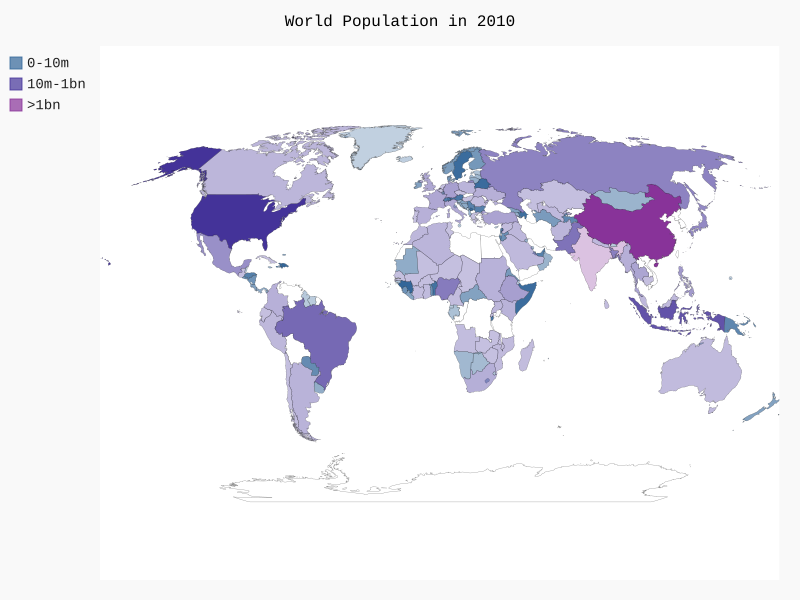

This figure's Python source:
import json
from country_codes import get_country_code
import pygal
from pygal.style import RotateStyle

#Let's make an interactive population map!

filepath = 'Desktop/Coding_Projects/Data_Visualization/population_data.json'
with open(filepath) as f:
    pop_data = json.load(f)
#This will be our population data. But we can't just use it raw like this
cc_populations = {}
#This will be the main dictionary in which country codes and pops are stored
for pop_dict in pop_data:
    if pop_dict['Year'] == '2010':
        country_name = pop_dict['Country Name']
        pop = int(float(pop_dict['Value']))
#float() converts strings to decimals, int() converts the decimal to an interger
#We do this to avoid any errors down the line when pops are stored inconsitantly
        print('Population in 2010: ' + country_name + ': ' + str(pop))
#We've worked with json in the past, but never with a file as large as this one
#population_data.json is essentially a big list of dicts containing population-
#- data for various countries
#The loop above combs through the whole thing for entries from 2010, then -
#- filters the whole thing for country codes and pop data
        code = get_country_code(country_name)
        if code:
            cc_populations[code] = pop

cc_pops1, cc_pops2, cc_pops3 = {}, {}, {}

for cc, pop in cc_populations.items():
    if pop < 10000000:
        cc_pops1[cc] = pop
    elif pop < 1000000000:
        cc_pops2[cc] = pop
    else:
        cc_pops3[cc] = pop
#This chunk creates 3 'sub' dicts that filters countries by population magnitude
#This will provide some greater contrast on the final projection

wm_style = RotateStyle('#336699')
#This is just a quick instance of a class which we will use with the actual map
#The argument is a RGB hex color format, it provides a base to work of off
wm = pygal.maps.world.World(style=wm_style)
wm.title = 'World Population in 2010'
wm.add('0-10m', cc_pops1)
wm.add('10m-1bn', cc_pops2)
wm.add('>1bn', cc_pops3)

wm.render_to_file('Desktop/Coding_Projects/Data_Visualization/world_population.svg')
#The World() class is essentially a world map that can be modified with methods
#All of our work has now culminated in an interactive world map that displays-
#- country names and populations from 2010 when you hover over them
